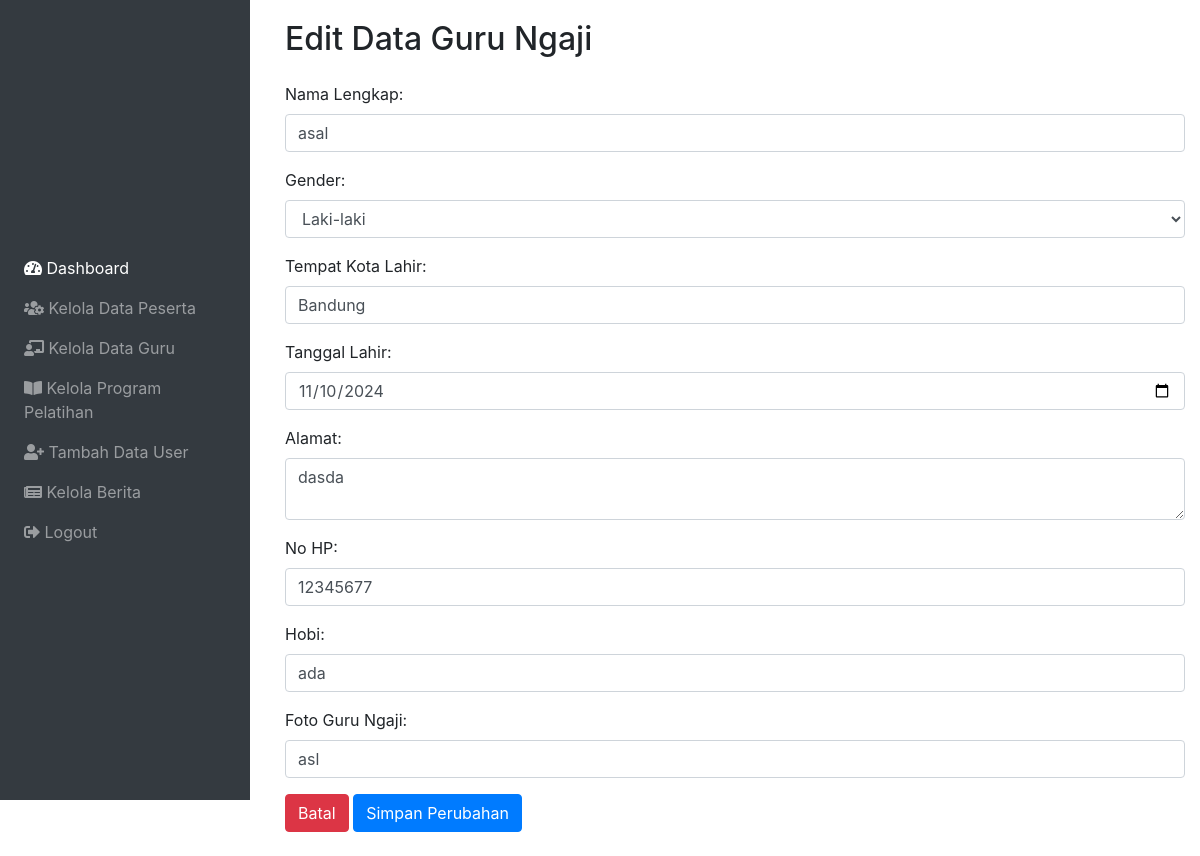
The app's page /menu/admin/editdataguru.php?id=5 (signed in) with its own data.
### tables this page shows
CREATE TABLE `guru_ngaji` (
  `id_guru` int(11) NOT NULL,
  `id_user` int(11) DEFAULT NULL,
  `nama_lengkap` varchar(100) NOT NULL,
  `gender` enum('Laki-laki','Perempuan') NOT NULL,
  `tempat_kota_lahir` varchar(50) DEFAULT NULL,
  `tanggal_lahir` date DEFAULT NULL,
  `alamat` text DEFAULT NULL,
  `no_hp` varchar(15) DEFAULT NULL,
  `hobi` varchar(100) DEFAULT NULL,
  `fotogurungaji` varchar(255) DEFAULT NULL,
  `mengajar_di_kelas` text DEFAULT NULL
);

### menu/admin/editdataguru.php (the view, shortened to what this page needs)
<?php
require '../../controller/koneksi.php';
if (isset($_GET['id'])) {
    $idGuru = $_GET['id'];
    $query = "SELECT * FROM guru_ngaji WHERE id_guru = ?";
    $stmt = $koneksi->prepare($query);
    $stmt->bind_param("i", $idGuru);
    $stmt->execute();
    $result = $stmt->get_result();
    $guru = $result->fetch_assoc();
} else {
    header("Location: keloladataguru.php");
    exit();
}
$namaLengkap = $guru['nama_lengkap'];
$gender = $guru['gender'];
$tempatKotaLahir = $guru['tempat_kota_lahir'];
$tanggalLahir = $guru['tanggal_lahir'];
$alamat = $guru['alamat'];
$noHp = $guru['no_hp'];
$hobi = $guru['hobi'];
$fotoGuruNgaji = $guru['fotogurungaji'];
?>
<!DOCTYPE html>
<html lang="en">
<head>
    <link rel="stylesheet" href="../../css/keloladata.css">
</head>
<body>
    <?php include('../template/sidebar.php'); ?>
    <div class="container" style="margin-left: 270px; padding-top: 20px;">
        <h2>Edit Data Guru Ngaji</h2>
        <form id="editForm" action="editdataguru.php?id=<?php echo $idGuru; ?>" method="post" class="mt-4">
            <div class="form-group">
                <label for="nama_lengkap">Nama Lengkap:</label>
                <input type="text" name="nama_lengkap" id="nama_lengkap" class="form-control" value="<?php echo htmlspecialchars($namaLengkap); ?>" required>
            </div>
            <div class="form-group">
                <label for="gender">Gender:</label>
                <select name="gender" id="gender" class="form-control" required>
                    <option value="Laki-laki" <?php if ($gender == 'Laki-laki') echo 'selected'; ?>>Laki-laki</option>
                </select>
            </div>
            <div class="form-group">
                <label for="tempat_kota_lahir">Tempat Kota Lahir:</label>
                <input type="text" name="tempat_kota_lahir" id="tempat_kota_lahir" class="form-control" value="<?php echo htmlspecialchars($tempatKotaLahir); ?>">
            </div>
            <div class="form-group">
                <label for="tanggal_lahir">Tanggal Lahir:</label>
                <input type="date" name="tanggal_lahir" id="tanggal_lahir" class="form-control" value="<?php echo htmlspecialchars($tanggalLahir); ?>">
            </div>
            <div class="form-group">
                <label for="alamat">Alamat:</label>
                <textarea name="alamat" id="alamat" class="form-control"><?php echo htmlspecialchars($alamat); ?></textarea>
            </div>
            <div class="form-group">
                <label for="no_hp">No HP:</label>
                <input type="text" name="no_hp" id="no_hp" class="form-control" value="<?php echo htmlspecialchars($noHp); ?>">
            </div>
            <div class="form-group">
                <label for="hobi">Hobi:</label>
                <input type="text" name="hobi" id="hobi" class="form-control" value="<?php echo htmlspecialchars($hobi); ?>">
            </div>
            <div class="form-group">
                <label for="fotogurungaji">Foto Guru Ngaji:</label>
                <input type="text" name="fotogurungaji" id="fotogurungaji" class="form-control" value="<?php echo htmlspecialchars($fotoGuruNgaji); ?>">
            </div>
            <a href="keloladataguru.php" class="btn btn-danger">Batal</a>
            <button type="submit" class="btn btn-primary">Simpan Perubahan</button>
            <br>
            <br>
        </form>
    </div>
</body>
</html>

### css/keloladata.css (style rules this page uses)
body { font-family: Arial, sans-serif; display: flex; margin: 0; padding: 0; }
button { background-color: #3498db; color: white; }

### css/sidebar.css (style rules this page uses)
body { display: flex; }

### records on screen
guru_ngaji: nama_lengkap "asal", gender "Laki-laki", tempat_kota_lahir "Bandung", tanggal_lahir "11/10/2024", alamat "dasda", no_hp "12345677", hobi "ada", fotogurungaji "asl"
